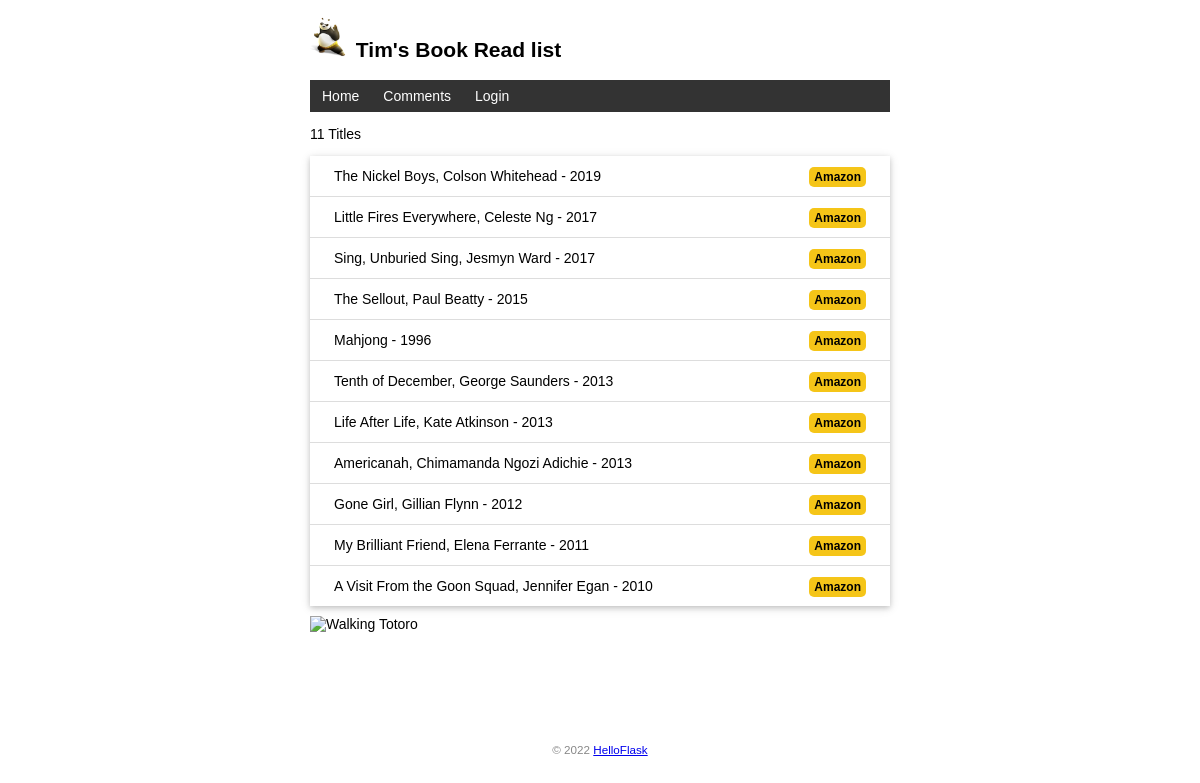
The page / on the database its author committed.
### app.py (models this page shows, shortened)
class User(db.Model, UserMixin):  # table name is user（
    id = db.Column(db.Integer, primary_key=True)  # key
    name = db.Column(db.String(20))  # name
    username = db.Column(db.String(20))  # username
    password_hash = db.Column(db.String(128))  # passwprd hash

class Book(db.Model):  # table name is Book
    id = db.Column(db.Integer, primary_key=True)  # key
    title = db.Column(db.String(60))  # book title
    year = db.Column(db.String(4))  # book year

### app.py (the view, shortened to what this page needs)
@app.route('/', methods=['GET', 'POST'])
def index():
    books = Book.query.all()  # read all book record
    return render_template('index.html', books=books)

### app.py (called while the page is built)
@app.context_processor
def inject_user():  # you can change the function name
    user = User.query.first()
    return dict(user=user)  # return dict,is equal return {'user': user}

### templates/index.html (shortened to what this page needs)
{% extends 'base.html' %}
{% block content %}
<p>{{ books|length }} Titles</p>
<ul class="book-list">
    {% for book in books %}
    <li>{{ book.title }} - {{ book.year }}
        <span class="float-right">
            <a class="amazon" href="https://www.amazon.com/s?k={{ book.title }}" target="_blank" title="Find this book on amazon">Amazon</a>
        </span>
    </li>
    {% endfor %}
</ul>
<img alt="Walking Totoro" class="totoro" src="{{ url_for('static', filename='images/totoro-exercising.gif') }}" title="to~to~ro~">
{% endblock %}

### templates/base.html (shortened to what this page needs)
<!DOCTYPE html>
<html lang="en">
<head>
    {% block head %}
    <link rel="stylesheet" href="{{ url_for('static', filename='style.css') }}" type="text/css">
    {% endblock %}
 </head>
</head>
<body>
    <h2>
        <img alt="Avatar", class="avatar"  src="{{ url_for('static', filename='images/panda.png') }}">
        {{ user.name }}'s Book Read list
    </h2>
    <nav>
        <ul>
            <li><a href="{{ url_for('index') }}">Home</a></li>
            <li><a href="{{ url_for('comment') }}">Comments</a></li>
            {% if current_user.is_authenticated %}
            <li><a href="{{ url_for('settings') }}">Settings</a></li>
            <li><a href="{{ url_for('logout') }}">Logout</a></li>
            {% else %}
            <li><a href="{{ url_for('login') }}">Login</a></li>
            {% endif %}
        </ul>
    </nav>
    {% block content %}
    {% endblock %}
    <footer>
        <small>&copy; 2022 <a href="https://flask.palletsprojects.com/en/2.2.x/">HelloFlask</a></small>
    </footer>
</body>
</html>

### static/style.css (style rules this page uses)
body { margin: auto; max-width: 580px; font-size: 14px; font-family: Helvetica, Arial, sans-serif; }
footer { color: #888; margin-top: 15px; text-align: center; padding: 10px; }
.avatar { width: 40px; }
.book-list { list-style-type: none; padding: 0; margin-bottom: 10px; box-shadow: 0 2px 5px 0 rgba(0, 0, 0, 0.16), 0 2px 10px 0 rgba(0, 0, 0, 0.12); }
.book-list li { padding: 12px 24px; border-bottom: 1px solid #ddd; }
.book-list li:last-child { border-bottom:none; }
.totoro { display: block; margin: 0 auto; height: 100px; }
nav ul { list-style-type: none; margin: 0; padding: 0; overflow: hidden; background-color: #333; }
nav li { float: left; }
nav li a { display: block; color: white; text-align: center; padding: 8px 12px; text-decoration: none; }
.float-right { float: right; }
.amazon { font-size: 12px; font-weight: bold; color: black; text-decoration: none; background: #F5C518; border-radius: 5px; padding: 3px 5px; }
.float-right { float: right; color: #6c757d; text-decoration: none; }

### rows shown on the page
User: name "Tim"
Book: title "The Nickel Boys, Colson Whitehead", year "2019"
Book: title "Little Fires Everywhere, Celeste Ng", year "2017"
Book: title "Sing, Unburied Sing, Jesmyn Ward", year "2017"
Book: title "The Sellout, Paul Beatty", year "2015"
Book: title "Mahjong", year "1996"
Book: title "Tenth of December, George Saunders", year "2013"
Book: title "Life After Life, Kate Atkinson", year "2013"
Book: title "Americanah, Chimamanda Ngozi Adichie", year "2013"
Book: title "Gone Girl, Gillian Flynn", year "2012"
Book: title "My Brilliant Friend, Elena Ferrante", year "2011"
Book: title "A Visit From the Goon Squad, Jennifer Egan", year "2010"

### other values the page prints
{{ books|length }} "11"
